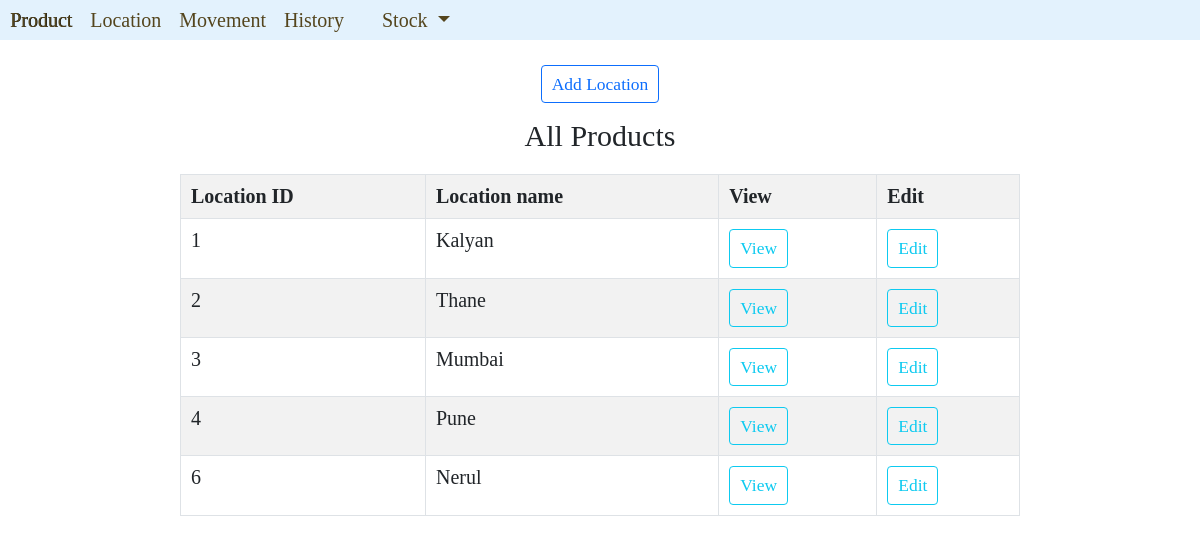
/location/, run on the app's committed database.
### IMapp/models.py (models this page shows, shortened)
class LocationModel(models.Model):
    dt = models.DateTimeField(auto_now_add = True,null=True)
    name = models.CharField(max_length=255, unique=True)

### IMapp/views.py (the view)
# urls.py: path('location/', location, name="location"),
def location(request):
    l = LocationModel.objects.all()
    return render(request, 'location.html', {'data' : l})

### IMapp/templates/location.html (shortened to what this page needs)
{% extends 'base.html' %}
{% block body %}
    <a class="btn btn-outline-primary btn-sm" href="add_location" style="margin-top: 15px;">Add Location</a>
    <table class="table table-striped table-bordered table-hover" style="width: 70%;">
        {% if data %}
        <h4 style="padding-top: 15px;padding-bottom: 10px;"> All Products</h4>
            <tr>
                <th> Location ID </th>
                <th> Location name </th>
                <th> View </th>
                <th> Edit </th>
            </tr>
        {% for d in data %}
            <tr>
                <td> {{ d.id }} </td>
                <td> {{ d.name }} </td>
                <td> <a class="btn btn-outline-info btn-sm" href="view/{{ d.id }}">View</a> </td>
                <td> <a class="btn btn-outline-info btn-sm" href="edit/{{ d.id }}">Edit</a></td>
            </tr>
        {% endfor %}
        {% endif %}
    </table>
{% endblock %}

### templates/base.html (style rules this page uses)
* { font-size: 20px; font-family : Times New Roman }

### data on the page
LocationModel: id "1", name "Kalyan"
LocationModel: id "2", name "Thane"
LocationModel: id "3", name "Mumbai"
LocationModel: id "4", name "Pune"
LocationModel: id "6", name "Nerul"
